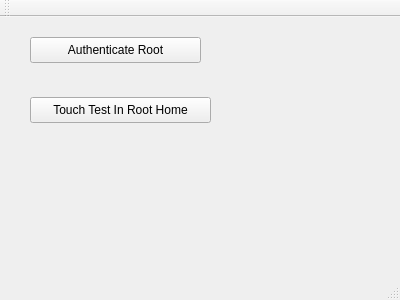
<?xml version="1.0" encoding="UTF-8"?>
<ui version="4.0">
 <class>MainWindow</class>
 <widget class="QMainWindow" name="MainWindow">
  <property name="geometry">
   <rect>
    <x>0</x>
    <y>0</y>
    <width>400</width>
    <height>300</height>
   </rect>
  </property>
  <property name="windowTitle">
   <string>MainWindow</string>
  </property>
  <widget class="QWidget" name="centralWidget">
   <widget class="QPushButton" name="pushButton">
    <property name="geometry">
     <rect>
      <x>30</x>
      <y>20</y>
      <width>171</width>
      <height>26</height>
     </rect>
    </property>
    <property name="text">
     <string>Authenticate Root</string>
    </property>
   </widget>
   <widget class="QPushButton" name="pushButton_2">
    <property name="geometry">
     <rect>
      <x>30</x>
      <y>80</y>
      <width>181</width>
      <height>26</height>
     </rect>
    </property>
    <property name="text">
     <string>Touch Test In Root Home</string>
    </property>
   </widget>
  </widget>
  <widget class="QMenuBar" name="menuBar">
   <property name="geometry">
    <rect>
     <x>0</x>
     <y>0</y>
     <width>400</width>
     <height>23</height>
    </rect>
   </property>
  </widget>
  <widget class="QToolBar" name="mainToolBar">
   <attribute name="toolBarArea">
    <enum>TopToolBarArea</enum>
   </attribute>
   <attribute name="toolBarBreak">
    <bool>false</bool>
   </attribute>
  </widget>
  <widget class="QStatusBar" name="statusBar"/>
 </widget>
 <layoutdefault spacing="6" margin="11"/>
 <resources/>
 <connections/>
</ui>
